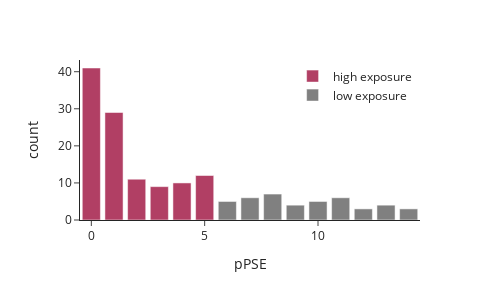

Write notebook code for a chart like this one.
### Code cell
# Cysteinylation
cys_data = alphafold_ptms[alphafold_ptms["Cysteinyl"]==1]
cys_bincount = np.unique(cys_data['nAA_12_70_pae'].values, return_counts=True)
cys_bincount_df = pd.DataFrame({'pPSE': cys_bincount[0], 'count': cys_bincount[1]})
cys_bincount_df['cutoff'] = np.where(cys_bincount_df.pPSE <= 5, 'high exposure', 'low exposure')
pPSE_cut_cys = px.bar(cys_bincount_df, x='pPSE', y='count', color='cutoff',
                     color_discrete_map={'high exposure': 'rgb(177, 63, 100)', 'low exposure': 'grey'},
                     template="simple_white", width=500, height=300)
pPSE_cut_cys = pPSE_cut_cys.update_layout(legend=dict(title='', yanchor="top", y=0.99, xanchor="right", x=0.99))
config_cys = {'toImageButtonOptions': {'format': 'svg', 'filename': 'pPAE_cutoff_cys'}}
print("Cysteinylation")
pPSE_cut_cys.show(config=config_cys)

### Figure 1 — Plotly figure (JSON) as saved in the notebook; plotly's stock layout.template omitted (floating-point values rounded to 4 significant figures)
{"data": [{"alignmentgroup": "True", "hovertemplate": "cutoff=high exposure<br>pPSE=%{x}<br>count=%{y}<extra></extra>", "legendgroup": "high exposure", "marker": {"color": "rgb(177, 63, 100)"}, "name": "high exposure", "offsetgroup": "high exposure", "orientation": "v", "showlegend": true, "textposition": "auto", "type": "bar", "x": [0, 1, 2, 3, 4, 5], "xaxis": "x", "y": [41, 29, 11, 9, 10, 12], "yaxis": "y"}, {"alignmentgroup": "True", "hovertemplate": "cutoff=low exposure<br>pPSE=%{x}<br>count=%{y}<extra></extra>", "legendgroup": "low exposure", "marker": {"color": "grey"}, "name": "low exposure", "offsetgroup": "low exposure", "orientation": "v", "showlegend": true, "textposition": "auto", "type": "bar", "x": [6, 7, 8, 9, 10, 11, 12, 13, 14], "xaxis": "x", "y": [5, 6, 7, 4, 5, 6, 3, 4, 3], "yaxis": "y"}], "layout": {"barmode": "relative", "height": 300, "legend": {"title": {"text": ""}, "tracegroupgap": 0, "x": 0.99, "xanchor": "right", "y": 0.99, "yanchor": "top"}, "margin": {"t": 60}, "width": 500, "xaxis": {"anchor": "y", "domain": [0, 1], "title": {"text": "pPSE"}}, "yaxis": {"anchor": "x", "domain": [0, 1], "title": {"text": "count"}}}}
